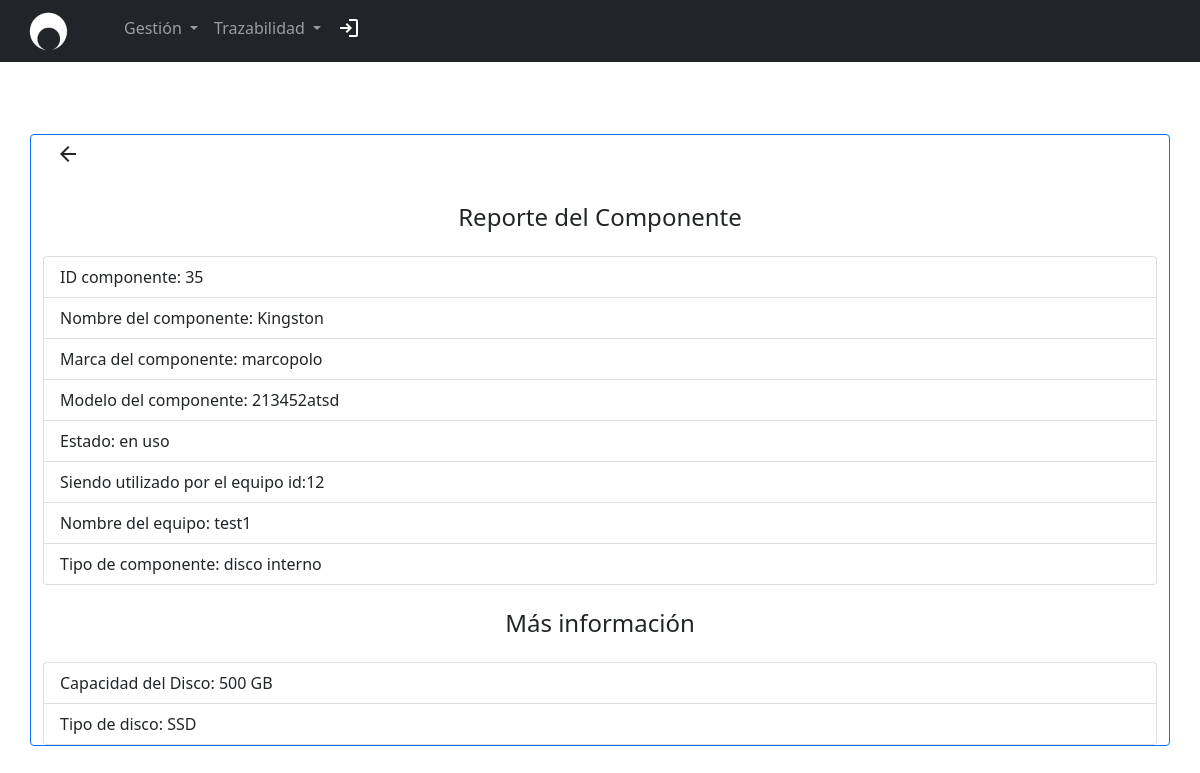
Page /prueba.php?p=gestion_equipos_componentes/componentes/reporte_componente&id=35&general=1 (signed in) on the committed database.
### tables this page shows
CREATE TABLE `componentes` (
  `ID_COMPONENTE` int(11) NOT NULL,
  `ID_EQUIPO` int(11) DEFAULT NULL,
  `NOMBRE` varchar(30) DEFAULT NULL,
  `MARCA` varchar(30) DEFAULT NULL,
  `MODELO` varchar(30) DEFAULT NULL,
  `estado` varchar(25) NOT NULL,
  `tipo` varchar(45) NOT NULL,
  `cantidad_usos` int(11) NOT NULL
);

CREATE TABLE `equipos` (
  `ID_EQUIPO` int(11) NOT NULL,
  `ID_DEPARTAMENTO` int(11) DEFAULT NULL,
  `RUT_FUNCIONARIO` int(11) DEFAULT NULL,
  `NOMBRE_EQUIPO` varchar(30) DEFAULT NULL,
  `FECHA_ADQUISICION` date DEFAULT NULL,
  `COSTO_ADQUISICION` int(11) DEFAULT NULL,
  `CARACTERISTICAS_ADQUISICION` varchar(200) DEFAULT NULL,
  `FORMA_ADQUISICION` varchar(200) DEFAULT NULL,
  `estado` varchar(25) NOT NULL,
  `cantidad_mantenciones` int(11) NOT NULL
);

CREATE TABLE `discos_internos` (
  `ID_COMPONENTE` int(11) NOT NULL,
  `CAPACIDAD` varchar(30) DEFAULT NULL,
  `ID_TIPO_DISCO` varchar(30) NOT NULL
);

CREATE TABLE `tipo_discos_internos` (
  `ID_TIPO_DISCO` varchar(30) NOT NULL,
  `NOMBRE_TIPO` varchar(30) DEFAULT NULL,
  `DESCRIPCION` varchar(200) DEFAULT NULL
);

### view/partials/gestion_equipos_componentes/componentes/reporte_componente.php (the view, shortened to what this page needs)
<?php
require('conexion.php');
?>
<body>
    <br>
    <br>
    <br>
    <div class="container-xl d-flex flex-column border border-primary rounded">
        <div><a class="btn btn-borderline-success" href=<?php
                                                        if (isset($_GET['general'])) {
                                                            print "prueba.php?p=gestion_equipos_componentes/componentes/gestion_componentes_general";
                                                        } else {
                                                            print "prueba.php?p=gestion_equipos_componentes/componentes/gestion_componentes&id=" . $_GET["id_equipo"];
                                                        } ?> role="button"><span class="material-icons">arrow_back</span></a></div>
        <div class="align-self-center">
            <h4 class="my-4 ">Reporte del Componente</h4>
        </div>
        <ul class="list-group">
            <?php
            $id_recibido = $_GET['id'];
            $sql_c = "SELECT * FROM componentes WHERE ID_COMPONENTE='$id_recibido';";
            $check_c = mysqli_query($conexion, $sql_c);
            if (mysqli_num_rows($check_c) != 0) {
                while ($row = mysqli_fetch_assoc($check_c)) {
                    $id_componente = $row["ID_COMPONENTE"];
                    $id_equipo = $row["ID_EQUIPO"];
                    $nombre = $row["NOMBRE"];
                    $marca = $row["MARCA"];
                    $modelo = $row["MODELO"];
                    $estado = $row["estado"];
                    $tipo = $row["tipo"];
                    if ($estado == 'en uso') {
                        $sql_e = "SELECT nombre_equipo FROM equipos WHERE id_equipo=" . $id_equipo . ";";
                        $check_e = mysqli_query($conexion, $sql_e);
                        $row_e = mysqli_fetch_assoc($check_e);
                        $nombre_equipo = $row_e["nombre_equipo"];
                    }
                    echo '<li class="list-group-item">ID componente: ' . $id_componente . '</li>';
                    echo '<li class="list-group-item">Nombre del componente: ' . $nombre . '</li>';
                    echo '<li class="list-group-item">Marca del componente: ' . $marca . '</li>';
                    echo '<li class="list-group-item">Modelo del componente: ' . $modelo . '</li>';
                    echo '<li class="list-group-item">Estado: ' . $estado . '</li>';
                    if ($estado == 'en uso') {
                        echo '<li class="list-group-item">Siendo utilizado por el equipo id:' . $id_equipo . '</li>';
                        echo '<li class="list-group-item">Nombre del equipo: ' . $nombre_equipo . '</li>';
                    }
                    echo '<li class="list-group-item">Tipo de componente: ' . $tipo . '</li>';
                }
            }
            ?>
        </ul>
        <?php
        if ($tipo != 'otros') {
        ?>
            <div class="align-self-center">
                <h4 class="my-4 ">Más información</h4>
            </div>
            <ul class="list-group">
                <?php switch ($tipo) {
                    case 'disco interno':
                        $sql_t = "SELECT * FROM discos_internos WHERE id_componente=" . $id_componente . ";";
                        $check_t = mysqli_query($conexion, $sql_t);
                        $row_t = mysqli_fetch_assoc($check_t);
                        $discoCapacidad = $row_t["CAPACIDAD"];
                        $idTipoDisco = $row_t["ID_TIPO_DISCO"];
                        $sql_td = "SELECT nombre_tipo FROM tipo_discos_internos WHERE id_tipo_disco=" . $idTipoDisco . ";";
                        $check_td = mysqli_query($conexion, $sql_td);
                        $row_td = mysqli_fetch_assoc($check_td);
                        $tipoDisco = $row_td["nombre_tipo"];
                        echo "<thead>";
                        echo "<tr>";
                        echo '<li class="list-group-item">Capacidad del Disco: ' . $discoCapacidad . ' GB</li>';
                        echo '<li class="list-group-item">Tipo de disco: ' . $tipoDisco . '</li>';
                        echo '</tr>';
                        echo '</thead>';
                        break;
                } ?>
            </ul>
        <?php
        }
        ?>
    </div>
</body>
</html>

### rows in the picture
componentes: ID_COMPONENTE "35", NOMBRE "Kingston", MARCA "marcopolo", MODELO "213452atsd", estado "en uso", ID_EQUIPO "12", ID_EQUIPO.NOMBRE_EQUIPO "test1", tipo "disco interno"
discos_internos: CAPACIDAD "500"
tipo_discos_internos: NOMBRE_TIPO "SSD"
